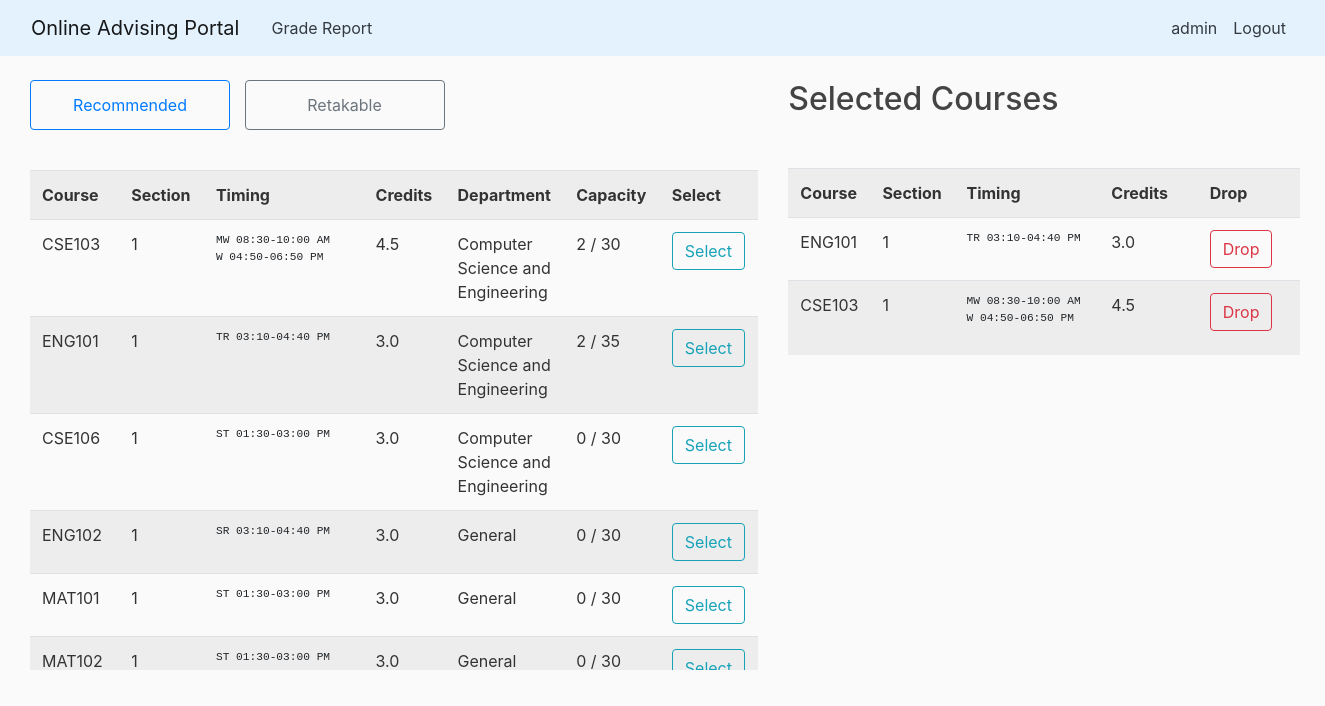
The app's page / (signed in) with its own data.
### advising_portal/models.py (models this page shows)
class Course(models.Model):
    course_id = models.CharField(max_length=100, primary_key=True)
    course_code = models.CharField(max_length=10)
    course_title = models.TextField()
    department = models.ForeignKey(Department, on_delete=models.SET_NULL, null=True)
    prerequisite_course = models.ForeignKey('self', on_delete=models.SET_NULL, null=True)
    credit = models.FloatField()
    created_at = models.DateTimeField(default=timezone.now)
    created_by = models.ForeignKey(User, on_delete=models.SET_NULL, null=True)

class Department(models.Model):
    department_id = models.CharField(max_length=100, primary_key=True)
    department_name = models.TextField()
    created_at = models.DateTimeField(default=timezone.now)
    created_by = models.ForeignKey(User, on_delete=models.SET_NULL, null=True)

### advising_portal/views.py (the view)
# urls.py: path('', views.home, name='advising-portal-home'),
@login_required
def home(request):
    sections = list(Section.objects.all())
    view_data = []
    for section in sections:
        formatted_data = {
            'section_id': section.section_id,
            'section_no': section.section_no,
            'section_capacity': section.section_capacity,
            'total_students': section.total_students,
            'department_name': section.course.department.department_name,
            'instructor_id': section.instructor.name,
            'course_id': section.course.course_code,
            'credit': section.course.credit,
        }
        routines = {}
        get_time_slots = RoutineAndTime.objects.filter(
            routine_slot_id=section.routine_id
        ).values('time_slot_id').distinct()
        for time_slot in get_time_slots:
            time_slot = TimeSlot.objects.get(time_slot_id=time_slot['time_slot_id'])
            time_part = str(time_slot)[2:]
            day_part = str(time_slot)[0]
            if time_part not in routines:
                routines[time_part] = day_part
            else:
                routines[time_part] += day_part
        routine_str = ''
        for time, day in routines.items():
            routine_str += f'{day} {time}\n'
        formatted_data['routine_id'] = routine_str
        view_data.append(formatted_data)
    student_id = Student.objects.get(username_id=request.user).pk
    current_semester_id = Semester.objects.get(advising_status=True).pk
    courses_taken = CoursesTaken.objects.filter(
        student_id=student_id,
        semester_id=current_semester_id
    ).all()
    view_selected_courses_data = []
    for course in courses_taken:
        formatted_data = {
            'course_code': course.section.course.course_code,
            'section_no': course.section.section_no,
            'section_id': course.section_id,
            'credits': course.section.course.credit,
        }
        get_time_slots = RoutineAndTime.objects.filter(
            routine_slot_id=course.section.routine_id
        ).values('time_slot_id').distinct()
        routines = {}
        for routine in get_time_slots:
            time_slot = TimeSlot.objects.get(time_slot_id=routine['time_slot_id'])
            time_part = str(time_slot)[2:]
            day_part = str(time_slot)[0]
            if time_part not in routines:
                routines[time_part] = day_part
            else:
                routines[time_part] += day_part
        routine_str = ''
        for time, day in routines.items():
            routine_str += f'{day} {time} \n'
        formatted_data['routine'] = routine_str
        view_selected_courses_data.append(formatted_data)
    context = {
        'sections': view_data,
        'selected_courses': view_selected_courses_data
    }
    return render(request, 'advising_portal/home.html', context)

### advising_portal/models.py (called while the page is built)
    def __str__(self):
        time_visual_format = f'{self.day} {self.start_time.strftime("%I:%M %p")}-{self.end_time.strftime("%I:%M %p")}'
        if time_visual_format[8:10] == time_visual_format[17:19]:
            time_visual_format = time_visual_format[:7] + time_visual_format[10:19]
        return time_visual_format

### advising_portal/templates/advising_portal/home.html
{% extends "advising_portal/base.html" %}
{% block content %}
    <div class="row fix-width">
        <div class="col-7">
            <div class="btn-self-design">
                <button type="button" class="btn btn-outline-primary btn-fix-width">Recommended</button>
                <button type="button" class="btn btn-outline-secondary btn-fix-width">Retakable</button>
            </div>
            <div class="table-responsive left-table-align">
                <table class="table table-striped">
                    <tbody>
                        <tr>
                            <td class="col-md-1"><b>Course</b></td>
                            <td class="col-md-1"><b>Section</b></td>
                            <td class="col-md-1"><b>Timing</b></td>
                            <td class="col-md-1"><b>Credits</b></td>
                            <td class="col-md-1"><b>Department</b></td>
                            <td class="col-md-1"><b>Capacity</b></td>
                            <td class="col-md-1"><b>Select</b></td>
                        </tr>
                        {% for section in sections %}
                            <tr>
                                <td class="col-md-1">{{ section.course_id }}</td>
                                <td class="col-md-1">{{ section.section_no }}</td>
                                <td class="col-md-1"><small><pre>{{ section.routine_id }}</pre></small></td>
                                <td class="col-md-1">{{ section.credit }}</td>
                                <td class="col-md-1">{{ section.department_name }}</td>
                                <td class="col-md-1">{{ section.total_students }} / {{ section.section_capacity }}</td>
                                <td class="col-md-1">
                                    <button class="btn btn-outline-info" type="submit" onclick="location.href='{% url 'advising-portal-select-course' section.section_id %}'">
                                        Select
                                    </button>
                                </td>
                            </tr>
                        {% endfor %}
                    </tbody>
                </table>
            </div>
        </div>
        <div class="col-5">
            <h2 class="sub-header">Selected Courses</h2>
            <div class="table-responsive right-table-align">
                <table class="table table-striped">
                    <tbody>
                    <tr>
                        <td class="col-md-1"><b>Course</b></td>
                        <td class="col-md-2"><b>Section</b></td>
                        <td class="col-md-3"><b>Timing</b></td>
                        <td class="col-md-3"><b>Credits</b></td>
                        <td class="col-md-3"><b>Drop</b></td>
                    </tr>
                    {% for course in selected_courses %}
                        <tr>
                            <td class="col-md-1">{{ course.course_code }}</td>
                            <td class="col-md-1">{{ course.section_no }}</td>
                            <td class="col-md-1"><small><pre>{{ course.routine }}</pre></small></td>
                            <td class="col-md-1">{{ course.credits }}</td>
                            <td class="col-md-1">
                                <button class="btn btn-outline-danger" type="submit" onclick="location.href='{% url 'advising-portal-drop-course' course.section_id %}'">
                                    Drop
                                </button>
                            </td>
                        </tr>
                    {% endfor %}
                    </tbody>
                </table>
            </div>
        </div>
    </div>
{% endblock content %}

### advising_portal/templates/advising_portal/base.html (shortened to what this page needs)
{% load static %}
<!DOCTYPE html>
<html>
<head>
    <link rel="stylesheet" href="https://maxcdn.bootstrapcdn.com/bootstrap/4.0.0/css/bootstrap.min.css"
>
    <link rel="stylesheet" type="text/css" href="{% static 'advising_portal/main.css' %}">
</head>
<body>
<header class="site-header">
    <nav class="navbar navbar-expand-md navbar-light fixed-top" style="background-color: #e3f2fd;">
        <div class="container-fluid fix-width">
            <a class="navbar-brand mr-4" href="{% url 'advising-portal-home' %}">Online Advising Portal</a>
            <div class="collapse navbar-collapse" id="navbarToggle">
                <div class="navbar-nav mr-auto">
                    {% if user.is_authenticated %}
                        <a class="nav-item nav-link text-dark" href="{% url 'advising-portal-grade-report' %}">Grade Report</a>
                    {% endif %}
                </div>
                <div class="navbar-nav">
                    {% if user.is_authenticated %}
                        <a class="nav-item nav-link text-dark" href="{% url 'profile' %}">{{ user.username }}</a>
                        <a class="nav-item nav-link text-dark" href="{% url 'logout' %}">Logout</a>
                    {% else %}
                        <a class="nav-item nav-link text-dark" href="{% url 'login' %}">Login</a>
                        <a class="nav-item nav-link text-dark" href="{% url 'register' %}">Register</a>
                    {% endif %}
                </div>
            </div>
        </div>
    </nav>
</header>
<main class="container-fluid">
        {% block content %}{% endblock %}
</main>
</body>
</html>

### advising_portal/static/advising_portal/main.css (style rules this page uses)
body { background: #fafafa; color: #333333; margin-top: 5rem; }
.fix-width { width: 1300px; margin: 0 auto; }
.left-table-align { max-height: 500px; margin-top: 40px; }
.right-table-align { margin-top: 50px; }
.btn-fix-width { width: 200px; margin-right:10px; height: 50px; }
h1, h2, h3, h4, h5, h6 { color: #444444; }
.site-header .navbar-nav .nav-link { color: #cbd5db; }

### records on screen
Course: course_id "CSE103", credit "4.5", course_code "CSE103", credits "4.5"
Department: department_name "Computer Science and Engineering" "Computer Science and Engineering" "Computer Science and Engineering"
Course: course_id "ENG101", credit "3.0", course_code "ENG101", credits "3.0"
Course: course_id "CSE106", credit "3.0"
Course: course_id "ENG102", credit "3.0"
Department: department_name "General" "General" "General"
Course: course_id "MAT101", credit "3.0"
Course: course_id "MAT102", credit "3.0"

### other values on screen
{{ user.username }} "admin"
{{ section.section_no }} "1" "1" "1" "1" "1" "1"
{{ section.routine_id }} "MW 08:30-10:00 AM W 04:50-06:50 PM" "TR 03:10-04:40 PM" "ST 01:30-03:00 PM" "SR 03:10-04:40 PM" "ST 01:30-03:00 PM" "ST 01:30-03:00 PM"
{{ section.total_students }} "2" "2" "0" "0" "0" "0"
{{ section.section_capacity }} "30" "35" "30" "30" "30" "30"
{{ course.section_no }} "1" "1"
{{ course.routine }} "TR 03:10-04:40 PM" "MW 08:30-10:00 AM W 04:50-06:50 PM"
